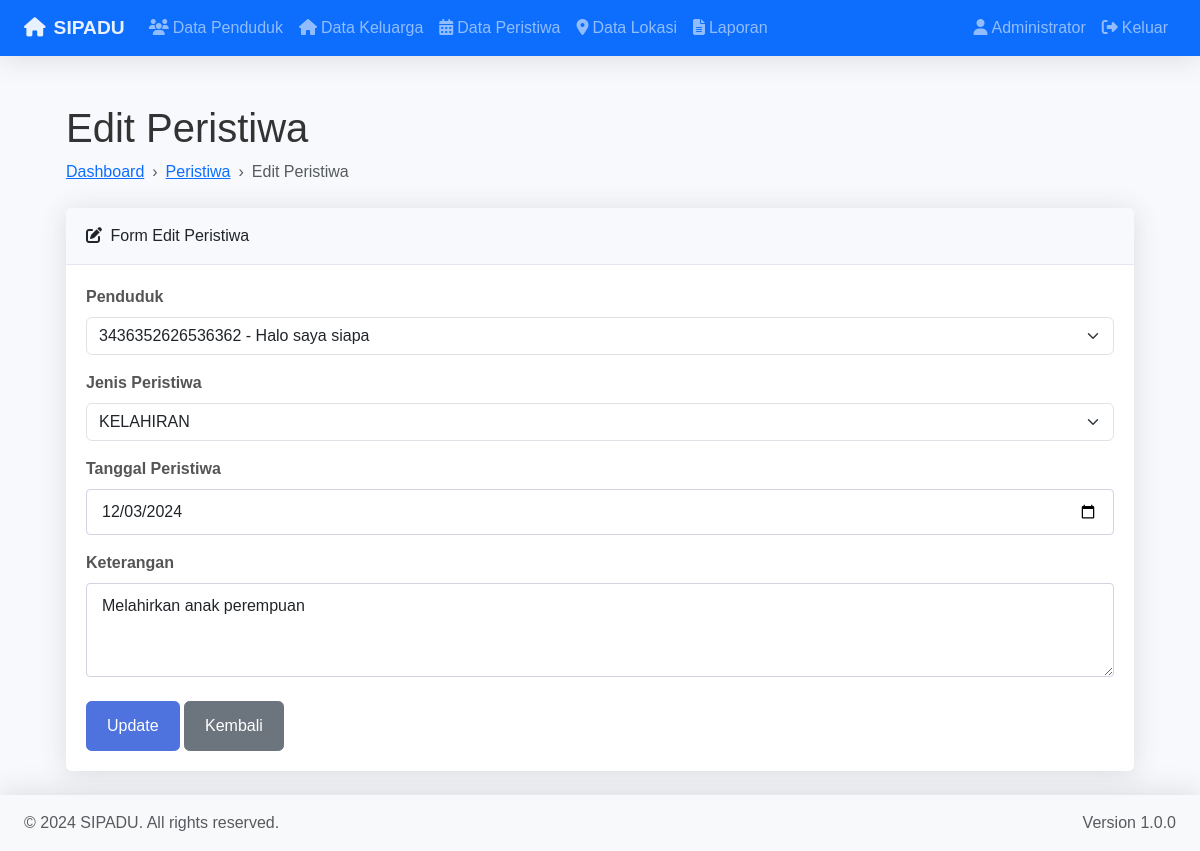
Page /modules/peristiwa/edit.php?id=22 (signed in) on the committed database.
### tables this page shows
CREATE TABLE `peristiwa` (
  `id_peristiwa` int(11) NOT NULL,
  `id_penduduk` int(11) NOT NULL,
  `jenis_peristiwa` enum('KELAHIRAN','KEMATIAN','PINDAH','DATANG') NOT NULL,
  `tanggal_peristiwa` date NOT NULL,
  `keterangan` text DEFAULT NULL,
  `created_at` timestamp NOT NULL DEFAULT current_timestamp(),
  `updated_at` timestamp NOT NULL DEFAULT current_timestamp() ON UPDATE current_timestamp()
);

CREATE TABLE `penduduk` (
  `id_penduduk` int(11) NOT NULL,
  `nik` varchar(16) NOT NULL,
  `nama` varchar(100) NOT NULL,
  `jenis_kelamin` enum('L','P') NOT NULL,
  `tanggal_lahir` date NOT NULL,
  `status_perkawinan` enum('BELUM MENIKAH','MENIKAH','CERAI HIDUP','CERAI MATI') NOT NULL,
  `agama` varchar(20) NOT NULL,
  `pekerjaan` varchar(50) NOT NULL,
  `id_keluarga` int(11) NOT NULL,
  `alamat` text NOT NULL,
  `created_at` timestamp NOT NULL DEFAULT current_timestamp(),
  `updated_at` timestamp NOT NULL DEFAULT current_timestamp() ON UPDATE current_timestamp()
);

### modules/peristiwa/edit.php (the view, shortened to what this page needs)
<?php
$pageTitle = 'Edit Peristiwa';
$peristiwa = null;
$db = new Database();
$conn = $db->getConnection();
try {
    $queryPenduduk = "SELECT id_penduduk, nik, nama FROM penduduk ORDER BY nama ASC";
    $stmtPenduduk = $conn->query($queryPenduduk);
    $dataPenduduk = $stmtPenduduk->fetchAll();
} catch(PDOException $e) {
    error_log($e->getMessage());
    $_SESSION['error'] = "Terjadi kesalahan saat mengambil data penduduk";
}
if (isset($_GET['id'])) {
    $id = (int)$_GET['id'];
    try {
        $query = "SELECT * FROM peristiwa WHERE id_peristiwa = :id";
        $stmt = $conn->prepare($query);
        $stmt->bindParam(':id', $id);
        $stmt->execute();
        if ($stmt->rowCount() > 0) {
            $peristiwa = $stmt->fetch();
        } else {
            $_SESSION['error'] = "Data peristiwa tidak ditemukan";
            redirect('modules/peristiwa/index.php');
            exit();
        }
    } catch(PDOException $e) {
        error_log($e->getMessage());
        $_SESSION['error'] = "Terjadi kesalahan saat mengambil data";
        redirect('modules/peristiwa/index.php');
        exit();
    }
}
include '../../includes/header.php';
?>
<div class="container-fluid px-4">
    <h1 class="mt-4"><?= $pageTitle ?></h1>
    <ol class="breadcrumb mb-4">
        <li class="breadcrumb-item"><a href="../../index.php">Dashboard</a></li>
        <li class="breadcrumb-item"><a href="index.php">Peristiwa</a></li>
        <li class="breadcrumb-item active">Edit Peristiwa</li>
    </ol>
    <div class="card mb-4">
        <div class="card-header">
            <i class="fas fa-edit me-1"></i>
            Form Edit Peristiwa
        </div>
        <div class="card-body">
            <form method="POST" action="">
                <div class="mb-3">
                    <label for="id_penduduk" class="form-label">Penduduk</label>
                    <select class="form-select" id="id_penduduk" name="id_penduduk" required>
                        <?php foreach($dataPenduduk as $penduduk): ?>
                        <option value="<?= $penduduk['id_penduduk'] ?>"
                                <?= $peristiwa['id_penduduk'] == $penduduk['id_penduduk'] ? 'selected' : '' ?>>
                            <?= $penduduk['nik'] ?> - <?= $penduduk['nama'] ?>
                        </option>
                        <?php endforeach; ?>
                    </select>
                </div>
                <div class="mb-3">
                    <label for="jenis_peristiwa" class="form-label">Jenis Peristiwa</label>
                    <select class="form-select" id="jenis_peristiwa" name="jenis_peristiwa" required>
                        <?php
                        $jenis_list = ['KELAHIRAN', 'KEMATIAN', 'PINDAH', 'DATANG'];
                        foreach($jenis_list as $jenis):
                        ?>
                        <option value="<?= $jenis ?>"
                                <?= $peristiwa['jenis_peristiwa'] == $jenis ? 'selected' : '' ?>>
                            <?= $jenis ?>
                        </option>
                        <?php endforeach; ?>
                    </select>
                </div>
                <div class="mb-3">
                    <label for="tanggal_peristiwa" class="form-label">Tanggal Peristiwa</label>
                    <input type="date" class="form-control" id="tanggal_peristiwa"
                           name="tanggal_peristiwa" required
                           value="<?= htmlspecialchars($peristiwa['tanggal_peristiwa']) ?>">
                </div>
                <div class="mb-3">
                    <label for="keterangan" class="form-label">Keterangan</label>
                    <textarea class="form-control" id="keterangan" name="keterangan"
                              rows="3" required><?= htmlspecialchars($peristiwa['keterangan']) ?></textarea>
                </div>
                <div class="mt-4">
                    <button type="submit" class="btn btn-primary">Update</button>
                    <a href="index.php" class="btn btn-secondary">Kembali</a>
                </div>
            </form>
        </div>
    </div>
</div>
<?php include '../../includes/footer.php'; ?>

### assets/css/style.css (style rules this page uses)
body { min-height: 100vh; background-color: #f8f9fc; font-family: 'Nunito', sans-serif; color: #333; }
.card { border: none; box-shadow: 0 0.15rem 1.75rem 0 rgba(58, 59, 69, 0.15); margin-bottom: 1.5rem; }
.card-header { background-color: #f8f9fc; border-bottom: 1px solid #e3e6f0; padding: 1rem 1.25rem; }
.card-body { padding: 20px; }
.form-control { border-radius: 4px; border: 1px solid #d1d3e2; padding: 10px 15px; }
.form-label { font-weight: 600; color: #555; }
.btn { font-weight: 500; padding: 0.75rem 1.25rem; border-radius: 0.35rem; transition: all 0.2s; }
.btn-primary { background-color: #4e73df; border-color: #4e73df; }
body { min-height: 100vh; background-color: #f8f9fc; }
.container-fluid { padding-left: 1.5rem; padding-right: 1.5rem; }
.breadcrumb { background: none; margin: 0; padding: 0; }
.breadcrumb-item + .breadcrumb-item::before { content: "›"; }

### rows in the picture
peristiwa: id_penduduk "3436352626536362 - Halo saya siapa", jenis_peristiwa "KELAHIRAN", tanggal_peristiwa "12/03/2024", keterangan "Melahirkan anak perempuan"

### other values in the picture
APP_NAME "SIPADU"
$_SESSION['nama_lengkap'] "Administrator"
$pageTitle "Edit Peristiwa"
APP_VERSION "1.0.0"
